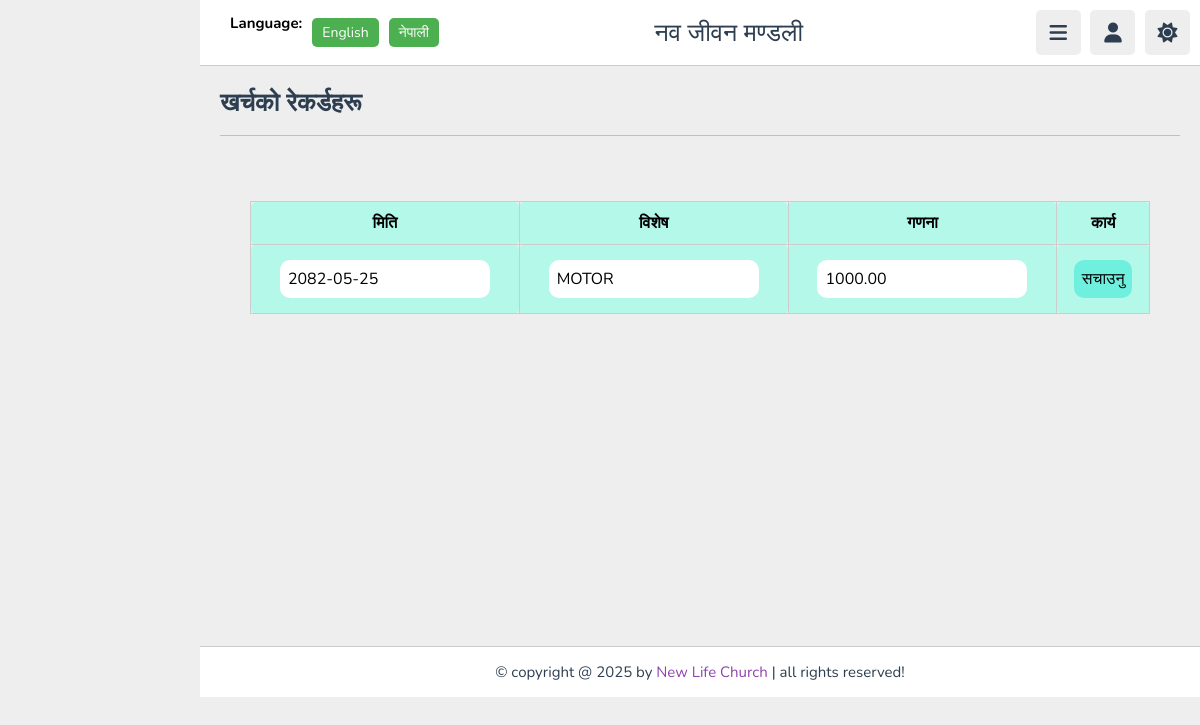
Page /editexpense.php?id=17 (signed in) on the committed database.
### tables this page shows
CREATE TABLE `records` (
  `id` int(11) NOT NULL,
  `record_date` text NOT NULL,
  `particular` varchar(255) NOT NULL,
  `amount` decimal(10,2) NOT NULL
);

### editexpense.php (the view, shortened to what this page needs)
<?php
@include 'config.php';
$id = $_GET['id'];
$result = $conn->query("SELECT * FROM records WHERE id = $id");
$record = $result->fetch_assoc();
?>
<!DOCTYPE html>
<html lang="en">
<head>
   <link rel="stylesheet" href="https://cdnjs.cloudflare.com/ajax/libs/font-awesome/6.1.2/css/all.min.css">
    <link href="https://nepalidatepicker.sajanmaharjan.com.np/v5/nepali.datepicker/css/nepali.datepicker.v5.0.6.min.css" rel="stylesheet" type="text/css"/>
   <link rel="stylesheet" href="css/style.css">
</head>
<body>
<header class="header">
   <section class="flex">
   <div class="lang-switcher">
      <h1>Language:</h1>
   <button id="lang-en">English</button>
   <button id="lang-ne">नेपाली</button>
</div>
      <a href="expense.php" class="logo"><span data-key="church_name">नव जीवन मण्डली</span></a>
      <div class="icons">
         <div id="menu-btn" class="fas fa-bars"></div>
         <div id="user-btn" class="fas fa-user"></div>
         <div id="toggle-btn" class="fas fa-sun"></div>
      </div>
   </section>
</header>
<section class="home-grid">
   <h1 class="heading"><span data-key="account">खर्चको रेकर्डहरू</span></h1>
</section>
 <div>
<center>
<table>
    <thead>
        <tr>
             <th data-key="name">मिति</th>
            <th data-key="part">विशेष</th>
            <th data-key="act">गणना</th>
            <th data-key="action">कार्य</th>
        </tr>
    </thead>
</center>
<div class="container2">
<form method="POST">
<tr>
<td><center><input type="text" id="nepali-datepicker" name="record_date" value="<?= $record['record_date'] ?>" required></center></td>
    <td><center><input type="text" name="particular" value="<?= $record['particular'] ?>" required></center></td>
    <td><center><input type="number" step="0.01" name="amount" value="<?= $record['amount'] ?>" required></center></td>
    <td><center><button type="submit" class="btn3" data-key="edit" >सचाउनु</button></center></td>
</tr>
</form>
</div>
</div>
<br><br><br><br><br><br><br><br><br><br><br><br><br><br><br><br><br><br><br><br><br><br><br>
<footer class="footer">
   &copy; copyright @ 2025 by <span>New Life Church</span> | all rights reserved!
</footer>
</body>
</html>

### css/style.css (style rules this page uses)
:root { --main-color:#8e44ad; --red:#e74c3c; --orange:#f39c12; --light-color:#888; --light-bg:#eee; --black:#2c3e50; --white:#fff; --border:.1rem solid rgba(0,0,0,.2); }
* { font-family: 'Nunito', sans-serif; margin:0; padding:0; box-sizing: border-box; outline: none; border:none; text-decoration: none; }
html { font-size: 62.5%; overflow-x: hidden; }
section { padding:2rem; margin: 0 auto; max-width: 1200px; }
.heading { font-size: 2.5rem; color:var(--black); margin-bottom: 2.5rem; border-bottom: var(--border); padding-bottom: 1.5rem; text-transform: capitalize; }
.header { position: sticky; top:0; left:0; right: 0; background-color: var(--white); z-index: 1000; border-bottom: var(--border); }
.header .flex { display: flex; align-items: center; justify-content: space-between; position: relative; padding: 1rem 1rem; }
.header .flex .logo { font-size: 2.5rem; color: var(--black); }
.header .flex .icons div { font-size: 2rem; color:var(--black); background-color: var(--light-bg); border-radius: .5rem; height: 4.5rem; width: 4.5rem; line-height: 4.5rem; cursor: pointer; text-align: center; margin-left: .7rem; }
.footer { background-color: var(--white); border-top: var(--border); position: sticky; bottom: 0; left: 0; right: 0; text-align: center; font-size: 1.5rem; padding: 1.5rem 1.5rem; color:var(--black); margin-top: 1rem; z-index: 1000; }
.footer span { color:var(--main-color); }
@media (max-width:1200px) { body { padding-left: 0; } }

### editexpense.php (style rules this page uses)
body { background-color: var(--light-bg); padding-left: 20rem; }
.lang-switcher { margin-left: 20px; display: flex; gap: 10px; }
.lang-switcher button { padding: 5px 10px; border: none; border-radius: 5px; cursor: pointer; background: #4CAF50; color: white; font-size: 14px; }
table { width: 90%; border-collapse: collapse; margin-top: 20px; }
th, td { padding: 10px; border: 1px solid #ccc; background: #b4f8e9ff; border-radius: 5px; font-size: 16px; }
input, button, select { margin: 5px 0; padding: 8px; max-width: 400px; font-size: 16px; border-radius: 10px; }
button { background: #6ff0dfff; border-radius: 10px; }
form { margin-bottom: 10px; border-radius: 5px; }
a { margin-right: 10px; text-decoration: none; color: blue; font-size: 16px; }

### rows in the picture
records: record_date "2082-05-25", particular "MOTOR", amount "1000.00"
